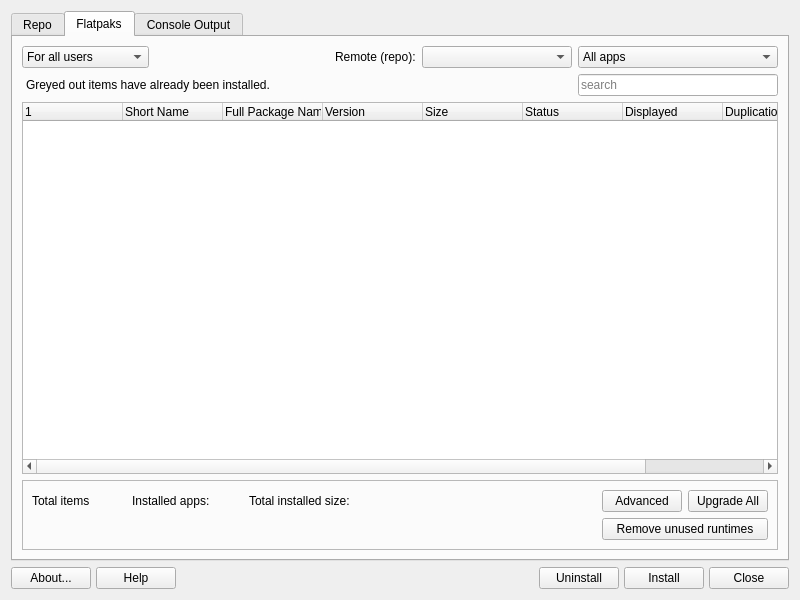
<?xml version="1.0" encoding="UTF-8"?>
<ui version="4.0">
 <class>MainWindow</class>
 <widget class="QDialog" name="MainWindow">
  <property name="geometry">
   <rect>
    <x>0</x>
    <y>0</y>
    <width>800</width>
    <height>600</height>
   </rect>
  </property>
  <property name="sizePolicy">
   <sizepolicy hsizetype="MinimumExpanding" vsizetype="MinimumExpanding">
    <horstretch>0</horstretch>
    <verstretch>0</verstretch>
   </sizepolicy>
  </property>
  <property name="windowTitle">
   <string>CachyOS Package Installer</string>
  </property>
  <property name="sizeGripEnabled">
   <bool>false</bool>
  </property>
  <property name="modal">
   <bool>false</bool>
  </property>
  <layout class="QVBoxLayout" name="verticalLayout">
   <item>
    <widget class="QTabWidget" name="tabWidget">
     <property name="sizePolicy">
      <sizepolicy hsizetype="Ignored" vsizetype="Expanding">
       <horstretch>0</horstretch>
       <verstretch>0</verstretch>
      </sizepolicy>
     </property>
     <property name="currentIndex">
      <number>1</number>
     </property>
     <property name="documentMode">
      <bool>false</bool>
     </property>
     <property name="tabsClosable">
      <bool>false</bool>
     </property>
     <property name="movable">
      <bool>false</bool>
     </property>
     <widget class="QWidget" name="tabRepo">
      <property name="sizePolicy">
       <sizepolicy hsizetype="Preferred" vsizetype="Expanding">
        <horstretch>0</horstretch>
        <verstretch>0</verstretch>
       </sizepolicy>
      </property>
      <attribute name="title">
       <string>Repo</string>
      </attribute>
      <layout class="QGridLayout" name="gridLayout_2">
       <item row="1" column="3">
        <widget class="QComboBox" name="comboFilterRepo">
         <property name="enabled">
          <bool>true</bool>
         </property>
         <property name="minimumSize">
          <size>
           <width>150</width>
           <height>0</height>
          </size>
         </property>
         <property name="maximumSize">
          <size>
           <width>200</width>
           <height>16777215</height>
          </size>
         </property>
         <property name="toolTip">
          <string>&lt;html&gt;&lt;head/&gt;&lt;body&gt;&lt;p&gt;Filter packages according to their status.&lt;/p&gt;&lt;/body&gt;&lt;/html&gt;</string>
         </property>
         <property name="currentText">
          <string>All packages</string>
         </property>
         <item>
          <property name="text">
           <string>All packages</string>
          </property>
         </item>
         <item>
          <property name="text">
           <string>Installed</string>
          </property>
         </item>
         <item>
          <property name="text">
           <string>Upgradable</string>
          </property>
         </item>
         <item>
          <property name="text">
           <string>Not installed</string>
          </property>
         </item>
        </widget>
       </item>
       <item row="2" column="3">
        <widget class="QLineEdit" name="searchBoxRepo">
         <property name="minimumSize">
          <size>
           <width>150</width>
           <height>0</height>
          </size>
         </property>
         <property name="maximumSize">
          <size>
           <width>200</width>
           <height>16777215</height>
          </size>
         </property>
         <property name="placeholderText">
          <string>search</string>
         </property>
         <property name="clearButtonEnabled">
          <bool>true</bool>
         </property>
        </widget>
       </item>
       <item row="3" column="0" colspan="4">
        <widget class="QTreeWidget" name="treeRepo">
         <property name="sortingEnabled">
          <bool>false</bool>
         </property>
         <column>
          <property name="text">
           <string notr="true"/>
          </property>
         </column>
         <column>
          <property name="text">
           <string/>
          </property>
         </column>
         <column>
          <property name="text">
           <string>Package Name</string>
          </property>
         </column>
         <column>
          <property name="text">
           <string>Version</string>
          </property>
         </column>
         <column>
          <property name="text">
           <string>Description</string>
          </property>
         </column>
         <column>
          <property name="text">
           <string notr="true">Status</string>
          </property>
         </column>
         <column>
          <property name="text">
           <string notr="true">Displayed</string>
          </property>
         </column>
        </widget>
       </item>
       <item row="4" column="0" colspan="4">
        <widget class="QFrame" name="frame">
         <property name="frameShape">
          <enum>QFrame::StyledPanel</enum>
         </property>
         <property name="frameShadow">
          <enum>QFrame::Raised</enum>
         </property>
         <layout class="QGridLayout" name="gridLayout_9">
          <item row="0" column="3">
           <widget class="QLabel" name="labelNumApps">
            <property name="text">
             <string/>
            </property>
           </widget>
          </item>
          <item row="0" column="6" colspan="2">
           <widget class="QPushButton" name="pushRemoveOrphan">
            <property name="text">
             <string>Remove orphan packages</string>
            </property>
            <property name="icon">
             <iconset theme="remove">
              <normaloff>.</normaloff>.</iconset>
            </property>
           </widget>
          </item>
          <item row="1" column="0">
           <widget class="QLabel" name="labelInstalled">
            <property name="text">
             <string>Installed:</string>
            </property>
           </widget>
          </item>
          <item row="0" column="4">
           <spacer name="horizontalSpacer_2">
            <property name="orientation">
             <enum>Qt::Horizontal</enum>
            </property>
            <property name="sizeHint" stdset="0">
             <size>
              <width>40</width>
              <height>20</height>
             </size>
            </property>
           </spacer>
          </item>
          <item row="1" column="5">
           <spacer name="horizontalSpacer_4">
            <property name="orientation">
             <enum>Qt::Horizontal</enum>
            </property>
            <property name="sizeType">
             <enum>QSizePolicy::Preferred</enum>
            </property>
            <property name="sizeHint" stdset="0">
             <size>
              <width>20</width>
              <height>20</height>
             </size>
            </property>
           </spacer>
          </item>
          <item row="1" column="6" colspan="2">
           <widget class="QPushButton" name="pushUpgradeAll">
            <property name="text">
             <string>Upgrade All</string>
            </property>
            <property name="icon">
             <iconset theme="system-upgrade">
              <normaloff>.</normaloff>.</iconset>
            </property>
            <property name="autoDefault">
             <bool>false</bool>
            </property>
           </widget>
          </item>
          <item row="1" column="2">
           <spacer name="horizontalSpacer_6">
            <property name="orientation">
             <enum>Qt::Horizontal</enum>
            </property>
            <property name="sizeType">
             <enum>QSizePolicy::Preferred</enum>
            </property>
            <property name="sizeHint" stdset="0">
             <size>
              <width>20</width>
              <height>20</height>
             </size>
            </property>
           </spacer>
          </item>
          <item row="0" column="8">
           <widget class="QPushButton" name="pushForceUpdateRepo">
            <property name="minimumSize">
             <size>
              <width>150</width>
              <height>0</height>
             </size>
            </property>
            <property name="maximumSize">
             <size>
              <width>200</width>
              <height>16777215</height>
             </size>
            </property>
            <property name="text">
             <string>Refresh list</string>
            </property>
            <property name="icon">
             <iconset theme="reload">
              <normaloff>.</normaloff>.</iconset>
            </property>
            <property name="autoDefault">
             <bool>false</bool>
            </property>
           </widget>
          </item>
          <item row="1" column="1">
           <widget class="QLabel" name="labelNumInst">
            <property name="text">
             <string/>
            </property>
           </widget>
          </item>
          <item row="1" column="8">
           <widget class="QCheckBox" name="checkHideLibs">
            <property name="text">
             <string>Hide library and developer packages</string>
            </property>
            <property name="checked">
             <bool>true</bool>
            </property>
           </widget>
          </item>
          <item row="0" column="0" colspan="3">
           <widget class="QLabel" name="labelTotalApps">
            <property name="text">
             <string>Total packages:</string>
            </property>
           </widget>
          </item>
          <item row="1" column="3">
           <widget class="QLabel" name="labelUpgradable">
            <property name="text">
             <string>Upgradable:</string>
            </property>
           </widget>
          </item>
          <item row="1" column="4">
           <widget class="QLabel" name="labelNumUpgr">
            <property name="text">
             <string/>
            </property>
           </widget>
          </item>
          <item row="0" column="5">
           <spacer name="horizontalSpacer_3">
            <property name="orientation">
             <enum>Qt::Horizontal</enum>
            </property>
            <property name="sizeHint" stdset="0">
             <size>
              <width>40</width>
              <height>20</height>
             </size>
            </property>
           </spacer>
          </item>
         </layout>
        </widget>
       </item>
       <item row="2" column="0" colspan="3">
        <widget class="QLabel" name="label_3">
         <property name="text">
          <string>Greyed out items have already been installed.</string>
         </property>
         <property name="margin">
          <number>0</number>
         </property>
         <property name="indent">
          <number>4</number>
         </property>
        </widget>
       </item>
       <item row="1" column="0">
        <widget class="QPushButton" name="icon">
         <property name="enabled">
          <bool>true</bool>
         </property>
         <property name="sizePolicy">
          <sizepolicy hsizetype="Fixed" vsizetype="Fixed">
           <horstretch>0</horstretch>
           <verstretch>0</verstretch>
          </sizepolicy>
         </property>
         <property name="maximumSize">
          <size>
           <width>24</width>
           <height>16777215</height>
          </size>
         </property>
         <property name="text">
          <string/>
         </property>
         <property name="iconSize">
          <size>
           <width>16</width>
           <height>16</height>
          </size>
         </property>
         <property name="shortcut">
          <string notr="true"/>
         </property>
         <property name="autoDefault">
          <bool>false</bool>
         </property>
         <property name="flat">
          <bool>true</bool>
         </property>
        </widget>
       </item>
       <item row="1" column="1" colspan="2">
        <widget class="QLabel" name="label_2">
         <property name="sizePolicy">
          <sizepolicy hsizetype="Preferred" vsizetype="Preferred">
           <horstretch>0</horstretch>
           <verstretch>0</verstretch>
          </sizepolicy>
         </property>
         <property name="text">
          <string>&lt;html&gt;&lt;head/&gt;&lt;body&gt;&lt;p&gt;= Upgradable package. Newer version available in selected repository.&lt;/p&gt;&lt;/body&gt;&lt;/html&gt;</string>
         </property>
         <property name="wordWrap">
          <bool>false</bool>
         </property>
         <property name="indent">
          <number>-1</number>
         </property>
        </widget>
       </item>
      </layout>
     </widget>
     <widget class="QWidget" name="tabFlatpak">
      <property name="sizePolicy">
       <sizepolicy hsizetype="Preferred" vsizetype="Expanding">
        <horstretch>0</horstretch>
        <verstretch>0</verstretch>
       </sizepolicy>
      </property>
      <attribute name="title">
       <string>Flatpaks</string>
      </attribute>
      <layout class="QGridLayout" name="gridLayout_8">
       <item row="1" column="4">
        <widget class="QComboBox" name="comboFilterFlatpak">
         <property name="enabled">
          <bool>true</bool>
         </property>
         <property name="minimumSize">
          <size>
           <width>150</width>
           <height>0</height>
          </size>
         </property>
         <property name="maximumSize">
          <size>
           <width>200</width>
           <height>16777215</height>
          </size>
         </property>
         <property name="toolTip">
          <string>&lt;html&gt;&lt;head/&gt;&lt;body&gt;&lt;p&gt;Filter packages according to their status.&lt;/p&gt;&lt;/body&gt;&lt;/html&gt;</string>
         </property>
         <property name="currentText">
          <string>All apps</string>
         </property>
         <item>
          <property name="text">
           <string>All apps</string>
          </property>
         </item>
         <item>
          <property name="text">
           <string>All runtimes</string>
          </property>
         </item>
         <item>
          <property name="text">
           <string>All available</string>
          </property>
         </item>
         <item>
          <property name="text">
           <string>Installed apps</string>
          </property>
         </item>
         <item>
          <property name="text">
           <string>Installed runtimes</string>
          </property>
         </item>
         <item>
          <property name="text">
           <string>All installed</string>
          </property>
         </item>
         <item>
          <property name="text">
           <string>Not installed</string>
          </property>
         </item>
        </widget>
       </item>
       <item row="2" column="4">
        <widget class="QLineEdit" name="searchBoxFlatpak">
         <property name="minimumSize">
          <size>
           <width>150</width>
           <height>0</height>
          </size>
         </property>
         <property name="maximumSize">
          <size>
           <width>200</width>
           <height>16777215</height>
          </size>
         </property>
         <property name="placeholderText">
          <string>search</string>
         </property>
         <property name="clearButtonEnabled">
          <bool>true</bool>
         </property>
        </widget>
       </item>
       <item row="4" column="0" colspan="5">
        <widget class="QTreeWidget" name="treeFlatpak">
         <property name="sizePolicy">
          <sizepolicy hsizetype="Expanding" vsizetype="Expanding">
           <horstretch>0</horstretch>
           <verstretch>0</verstretch>
          </sizepolicy>
         </property>
         <property name="sortingEnabled">
          <bool>false</bool>
         </property>
         <column>
          <property name="text">
           <string notr="true"/>
          </property>
         </column>
         <column>
          <property name="text">
           <string>Short Name</string>
          </property>
         </column>
         <column>
          <property name="text">
           <string>Full Package Name</string>
          </property>
         </column>
         <column>
          <property name="text">
           <string>Version</string>
          </property>
         </column>
         <column>
          <property name="text">
           <string>Size</string>
          </property>
         </column>
         <column>
          <property name="text">
           <string notr="true">Status</string>
          </property>
         </column>
         <column>
          <property name="text">
           <string notr="true">Displayed</string>
          </property>
         </column>
         <column>
          <property name="text">
           <string notr="true">Duplication</string>
          </property>
         </column>
         <column>
          <property name="text">
           <string notr="true">Full string</string>
          </property>
         </column>
        </widget>
       </item>
       <item row="6" column="0" colspan="5">
        <widget class="QFrame" name="frameFP">
         <property name="frameShape">
          <enum>QFrame::StyledPanel</enum>
         </property>
         <property name="frameShadow">
          <enum>QFrame::Raised</enum>
         </property>
         <layout class="QGridLayout" name="gridLayout_7">
          <item row="2" column="4">
           <widget class="QLabel" name="labelNumInstFP">
            <property name="text">
             <string/>
            </property>
           </widget>
          </item>
          <item row="2" column="0">
           <widget class="QLabel" name="labelTotalApps_4">
            <property name="text">
             <string>Total items </string>
            </property>
           </widget>
          </item>
          <item row="2" column="1">
           <widget class="QLabel" name="labelNumAppFP">
            <property name="text">
             <string/>
            </property>
           </widget>
          </item>
          <item row="2" column="3">
           <widget class="QLabel" name="labelInstalled_4">
            <property name="text">
             <string>Installed apps:</string>
            </property>
           </widget>
          </item>
          <item row="2" column="11">
           <widget class="QPushButton" name="pushUpgradeFP">
            <property name="text">
             <string>Upgrade All</string>
            </property>
            <property name="icon">
             <iconset theme="system-upgrade">
              <normaloff>.</normaloff>.</iconset>
            </property>
            <property name="autoDefault">
             <bool>false</bool>
            </property>
           </widget>
          </item>
          <item row="2" column="2">
           <spacer name="horizontalSpacer_15">
            <property name="orientation">
             <enum>Qt::Horizontal</enum>
            </property>
            <property name="sizeType">
             <enum>QSizePolicy::Preferred</enum>
            </property>
            <property name="sizeHint" stdset="0">
             <size>
              <width>20</width>
              <height>20</height>
             </size>
            </property>
           </spacer>
          </item>
          <item row="2" column="8">
           <spacer name="horizontalSpacer_16">
            <property name="orientation">
             <enum>Qt::Horizontal</enum>
            </property>
            <property name="sizeType">
             <enum>QSizePolicy::Expanding</enum>
            </property>
            <property name="sizeHint" stdset="0">
             <size>
              <width>20</width>
              <height>20</height>
             </size>
            </property>
           </spacer>
          </item>
          <item row="2" column="10">
           <widget class="QPushButton" name="pushRemotes">
            <property name="text">
             <string>Advanced</string>
            </property>
            <property name="icon">
             <iconset theme="configure">
              <normaloff>.</normaloff>.</iconset>
            </property>
            <property name="autoDefault">
             <bool>false</bool>
            </property>
           </widget>
          </item>
          <item row="2" column="5">
           <spacer name="horizontalSpacer_17">
            <property name="orientation">
             <enum>Qt::Horizontal</enum>
            </property>
            <property name="sizeType">
             <enum>QSizePolicy::Preferred</enum>
            </property>
            <property name="sizeHint" stdset="0">
             <size>
              <width>20</width>
              <height>20</height>
             </size>
            </property>
           </spacer>
          </item>
          <item row="2" column="6">
           <widget class="QLabel" name="labelTotalSize">
            <property name="text">
             <string>Total installed size:</string>
            </property>
           </widget>
          </item>
          <item row="2" column="7">
           <widget class="QLabel" name="labelNumSize">
            <property name="text">
             <string/>
            </property>
           </widget>
          </item>
          <item row="3" column="10" colspan="2">
           <widget class="QPushButton" name="pushRemoveUnused">
            <property name="text">
             <string>Remove unused runtimes</string>
            </property>
            <property name="icon">
             <iconset theme="sweeper">
              <normaloff>.</normaloff>.</iconset>
            </property>
            <property name="autoDefault">
             <bool>false</bool>
            </property>
           </widget>
          </item>
         </layout>
        </widget>
       </item>
       <item row="1" column="0">
        <widget class="QComboBox" name="comboUser">
         <property name="currentText">
          <string>For all users</string>
         </property>
         <item>
          <property name="text">
           <string>For all users</string>
          </property>
         </item>
         <item>
          <property name="text">
           <string>For current user</string>
          </property>
         </item>
        </widget>
       </item>
       <item row="1" column="3">
        <widget class="QComboBox" name="comboRemote">
         <property name="minimumSize">
          <size>
           <width>150</width>
           <height>0</height>
          </size>
         </property>
        </widget>
       </item>
       <item row="1" column="2" alignment="Qt::AlignRight">
        <widget class="QLabel" name="labelRepo">
         <property name="text">
          <string>Remote (repo):</string>
         </property>
        </widget>
       </item>
       <item row="3" column="0">
        <spacer name="verticalSpacerFP">
         <property name="orientation">
          <enum>Qt::Vertical</enum>
         </property>
         <property name="sizeType">
          <enum>QSizePolicy::Preferred</enum>
         </property>
         <property name="sizeHint" stdset="0">
          <size>
           <width>20</width>
           <height>0</height>
          </size>
         </property>
        </spacer>
       </item>
       <item row="2" column="0" colspan="4">
        <widget class="QLabel" name="labelFP">
         <property name="text">
          <string>Greyed out items have already been installed.</string>
         </property>
         <property name="margin">
          <number>0</number>
         </property>
         <property name="indent">
          <number>4</number>
         </property>
        </widget>
       </item>
      </layout>
     </widget>
     <widget class="QWidget" name="tabOutput">
      <property name="sizePolicy">
       <sizepolicy hsizetype="Preferred" vsizetype="Expanding">
        <horstretch>0</horstretch>
        <verstretch>0</verstretch>
       </sizepolicy>
      </property>
      <attribute name="title">
       <string>Console Output</string>
      </attribute>
      <layout class="QGridLayout" name="gridLayout_3">
       <item row="1" column="1">
        <widget class="QPushButton" name="pushEnter">
         <property name="text">
          <string>Enter</string>
         </property>
         <property name="icon">
          <iconset theme="key-enter">
           <normaloff>.</normaloff>.</iconset>
         </property>
        </widget>
       </item>
       <item row="1" column="0">
        <widget class="QLineEdit" name="lineEdit">
         <property name="placeholderText">
          <string>Respond here</string>
         </property>
        </widget>
       </item>
       <item row="0" column="0" colspan="2">
        <widget class="QPlainTextEdit" name="outputBox">
         <property name="undoRedoEnabled">
          <bool>false</bool>
         </property>
         <property name="lineWrapMode">
          <enum>QPlainTextEdit::WidgetWidth</enum>
         </property>
         <property name="readOnly">
          <bool>true</bool>
         </property>
         <property name="overwriteMode">
          <bool>true</bool>
         </property>
         <property name="placeholderText">
          <string notr="true"/>
         </property>
        </widget>
       </item>
      </layout>
     </widget>
    </widget>
   </item>
   <item>
    <layout class="QGridLayout" name="buttonBar" columnstretch="0,0,0,0,0,0,0,0,0">
     <property name="sizeConstraint">
      <enum>QLayout::SetDefaultConstraint</enum>
     </property>
     <property name="leftMargin">
      <number>0</number>
     </property>
     <property name="topMargin">
      <number>0</number>
     </property>
     <property name="rightMargin">
      <number>0</number>
     </property>
     <property name="bottomMargin">
      <number>0</number>
     </property>
     <property name="spacing">
      <number>5</number>
     </property>
     <item row="0" column="1">
      <widget class="QPushButton" name="pushHelp">
       <property name="sizePolicy">
        <sizepolicy hsizetype="Minimum" vsizetype="Preferred">
         <horstretch>0</horstretch>
         <verstretch>0</verstretch>
        </sizepolicy>
       </property>
       <property name="toolTip">
        <string>Display help </string>
       </property>
       <property name="text">
        <string>Help</string>
       </property>
       <property name="icon">
        <iconset theme="help-contents">
         <normaloff>.</normaloff>.</iconset>
       </property>
       <property name="shortcut">
        <string>Alt+H</string>
       </property>
       <property name="autoDefault">
        <bool>false</bool>
       </property>
      </widget>
     </item>
     <item row="0" column="2">
      <spacer name="horizontalSpacer1">
       <property name="orientation">
        <enum>Qt::Horizontal</enum>
       </property>
       <property name="sizeType">
        <enum>QSizePolicy::Expanding</enum>
       </property>
       <property name="sizeHint" stdset="0">
        <size>
         <width>40</width>
         <height>20</height>
        </size>
       </property>
      </spacer>
     </item>
     <item row="0" column="4">
      <spacer name="horizontalSpacer2">
       <property name="orientation">
        <enum>Qt::Horizontal</enum>
       </property>
       <property name="sizeType">
        <enum>QSizePolicy::Expanding</enum>
       </property>
       <property name="sizeHint" stdset="0">
        <size>
         <width>40</width>
         <height>20</height>
        </size>
       </property>
      </spacer>
     </item>
     <item row="0" column="6">
      <widget class="QPushButton" name="pushInstall">
       <property name="sizePolicy">
        <sizepolicy hsizetype="Minimum" vsizetype="Preferred">
         <horstretch>0</horstretch>
         <verstretch>0</verstretch>
        </sizepolicy>
       </property>
       <property name="text">
        <string>Install</string>
       </property>
       <property name="icon">
        <iconset theme="run-install">
         <normaloff>.</normaloff>.</iconset>
       </property>
       <property name="shortcut">
        <string>Alt+I</string>
       </property>
       <property name="autoDefault">
        <bool>false</bool>
       </property>
       <property name="default">
        <bool>false</bool>
       </property>
      </widget>
     </item>
     <item row="0" column="8">
      <widget class="QPushButton" name="pushCancel">
       <property name="sizePolicy">
        <sizepolicy hsizetype="Minimum" vsizetype="Preferred">
         <horstretch>0</horstretch>
         <verstretch>0</verstretch>
        </sizepolicy>
       </property>
       <property name="toolTip">
        <string>Quit application</string>
       </property>
       <property name="text">
        <string>Close</string>
       </property>
       <property name="icon">
        <iconset theme="window-close">
         <normaloff>.</normaloff>.</iconset>
       </property>
       <property name="shortcut">
        <string>Alt+C</string>
       </property>
       <property name="autoDefault">
        <bool>false</bool>
       </property>
      </widget>
     </item>
     <item row="0" column="5">
      <widget class="QPushButton" name="pushUninstall">
       <property name="sizePolicy">
        <sizepolicy hsizetype="Minimum" vsizetype="Preferred">
         <horstretch>0</horstretch>
         <verstretch>0</verstretch>
        </sizepolicy>
       </property>
       <property name="text">
        <string>Uninstall</string>
       </property>
       <property name="icon">
        <iconset theme="archive-remove">
         <normaloff>.</normaloff>.</iconset>
       </property>
       <property name="shortcut">
        <string>Alt+U</string>
       </property>
       <property name="autoDefault">
        <bool>false</bool>
       </property>
      </widget>
     </item>
     <item row="0" column="0">
      <widget class="QPushButton" name="pushAbout">
       <property name="sizePolicy">
        <sizepolicy hsizetype="Minimum" vsizetype="Preferred">
         <horstretch>0</horstretch>
         <verstretch>0</verstretch>
        </sizepolicy>
       </property>
       <property name="toolTip">
        <string>About this application</string>
       </property>
       <property name="text">
        <string>About...</string>
       </property>
       <property name="icon">
        <iconset theme="help-about">
         <normaloff>.</normaloff>.</iconset>
       </property>
       <property name="shortcut">
        <string>Alt+B</string>
       </property>
       <property name="autoDefault">
        <bool>false</bool>
       </property>
      </widget>
     </item>
    </layout>
   </item>
  </layout>
 </widget>
 <tabstops>
  <tabstop>tabWidget</tabstop>
  <tabstop>pushAbout</tabstop>
  <tabstop>pushHelp</tabstop>
  <tabstop>pushInstall</tabstop>
  <tabstop>pushCancel</tabstop>
 </tabstops>
 <resources/>
 <connections/>
</ui>
